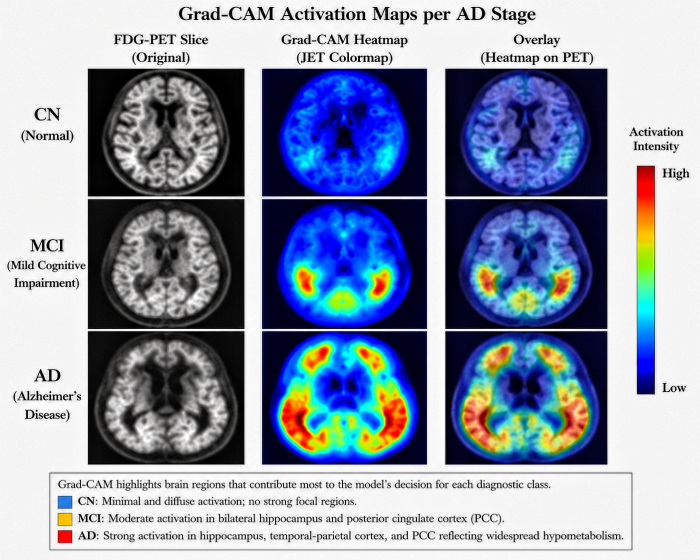
#> input picture outputs/stage_comparison_gradcam.png, 1400 x 1120 px (shown at 1/2 size)
$ python prepare_assets.py
#> lines starting #> are read from the running program, lines starting #| are printed output that depends on the picture
import os
from PIL import Image

def crop_assets():
    # Define paths
    base_dir = os.path.dirname(os.path.abspath(__file__))
    project_root = os.path.dirname(base_dir)
    image_path = os.path.join(project_root, "outputs", "stage_comparison_gradcam.png")
    assets_dir = os.path.join(base_dir, "assets")

    os.makedirs(assets_dir, exist_ok=True)

    if not os.path.exists(image_path):
        print(f"Error: Source image not found at {image_path}")
        return False

    print(f"Loading stage comparison image from {image_path}...")
    img = Image.open(image_path)
#> img is the input picture: PIL image 1400x1120 RGBA; mean R, G, B, A 142.2, 151.3, 170.9, 255

    # Coordinates detected from image analysis:
    # Columns: Original, Heatmap, Overlay
    cols = [
        ("original", (176, 489)),
        ("heatmap", (525, 854)),
        ("overlay", (891, 1214))
    ]

    # Rows: CN, MCI, AD
    rows = [
        ("cn", (138, 392)),
        ("mci", (399, 658)),
        ("ad", (663, 929))
    ]

    for row_name, (y_start, y_end) in rows:
        for col_name, (x_start, x_end) in cols:
            crop_box = (x_start, y_start, x_end, y_end)
            cropped_img = img.crop(crop_box)

            output_filename = f"{row_name}_{col_name}.png"
            output_path = os.path.join(assets_dir, output_filename)

            # Save cropped image
            cropped_img.save(output_path, "PNG")
            print(f"Saved cropped asset: {output_filename} ({cropped_img.size})")
#> this loop made 3 passes
#> pass 1, in crop_assets, `cropped_img.save(output_path, "PNG")`:
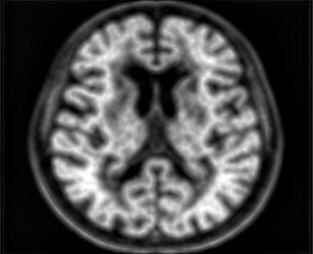
#> saved as cn_original.png: PIL image 313x254 RGBA; mean R, G, B, A 71.6, 71, 70.6, 255
#> pass 1, in crop_assets, `cropped_img.save(output_path, "PNG")`:
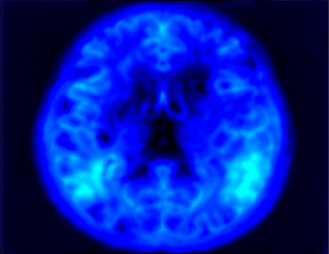
#> saved as cn_heatmap.png: PIL image 329x254 RGBA; mean R, G, B, A 0.2, 29, 156.9, 255
#> pass 1, in crop_assets, `cropped_img.save(output_path, "PNG")`:
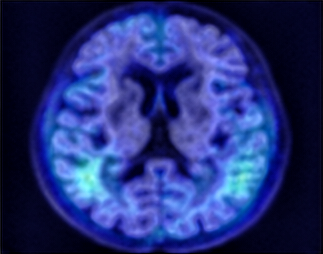
#> saved as cn_overlay.png: PIL image 323x254 RGBA; mean R, G, B, A 36.7, 49.1, 118.2, 255
#> pass 2, in crop_assets, `cropped_img.save(output_path, "PNG")`:
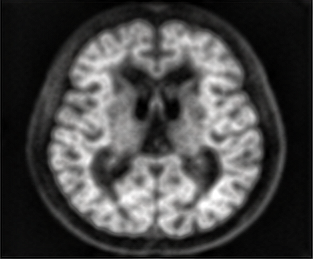
#> saved as mci_original.png: PIL image 313x259 RGBA; mean R, G, B, A 71.5, 71, 70.6, 255
#> after the loop:
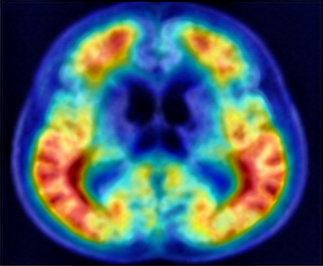
#> cropped_img: PIL image 323x266 RGBA; mean R, G, B, A 67.1, 88.7, 102.1, 255

    print("Asset preparation completed successfully.")
    return True

if __name__ == "__main__":
    crop_assets()

$ run again, with outputs/roc_curves.png copied over outputs/stage_comparison_gradcam.png
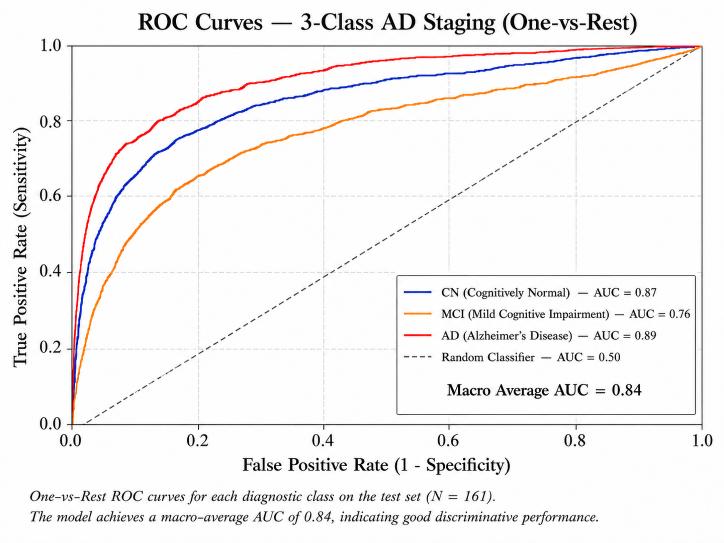
#> input picture outputs/roc_curves.png, 1448 x 1086 px (shown at 1/2 size)
#> in crop_assets, img is the input picture: PIL image 1448x1086 RGB; mean R, G, B 243.9, 242.4, 242.5
#> the loop in crop_assets, `for row_name, (y_start, y_end) in rows:` made 3 passes
#> pass 1, in crop_assets, `cropped_img.save(output_path, "PNG")`:
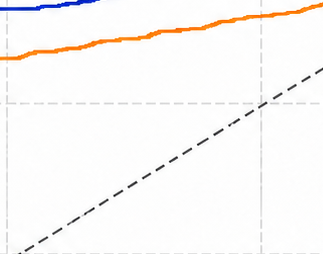
#> saved as cn_overlay.png: PIL image 323x254 RGB; mean R, G, B 250.5, 248.5, 247.3
#> after the loop in crop_assets, `for row_name, (y_start, y_end) in rows:`:
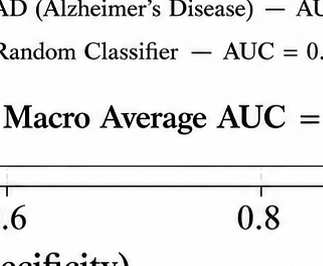
#> cropped_img: PIL image 323x266 RGB; mean R, G, B 233.6, 233.6, 233.6

$ run again, with outputs/training_curves.png copied over outputs/stage_comparison_gradcam.png
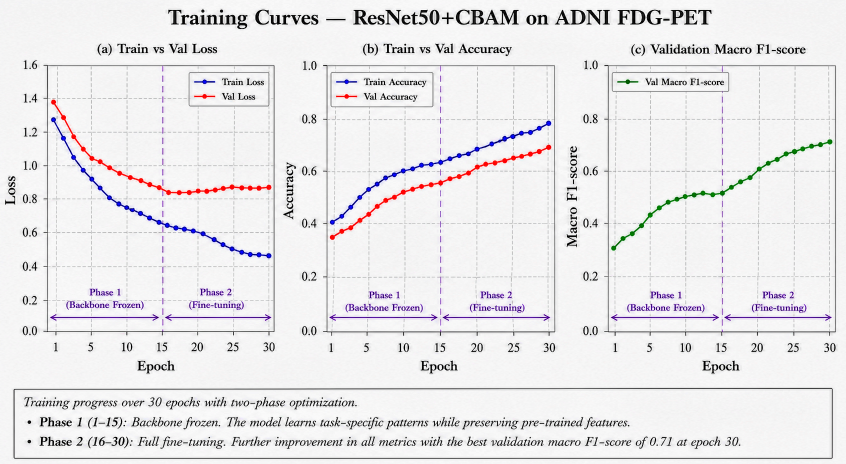
#> input picture outputs/training_curves.png, 1692 x 928 px (shown at 1/2 size)
#> in crop_assets, img is the input picture: PIL image 1692x928 RGBA; mean R, G, B, A 233.3, 231.9, 233.6, 255
#> the loop in crop_assets, `for row_name, (y_start, y_end) in rows:` made 3 passes
#> pass 1, in crop_assets, `cropped_img.save(output_path, "PNG")`:
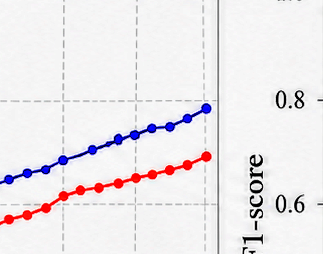
#> saved as cn_overlay.png: PIL image 323x254 RGBA; mean R, G, B, A 237.1, 233, 235.9, 255
#> after the loop in crop_assets, `for row_name, (y_start, y_end) in rows:`:
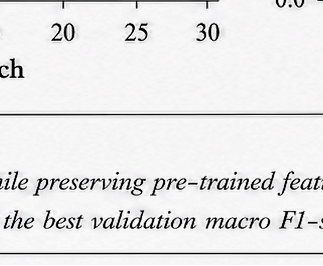
#> cropped_img: PIL image 323x266 RGBA; mean R, G, B, A 231, 230.8, 231, 254; transparent parts drawn white
